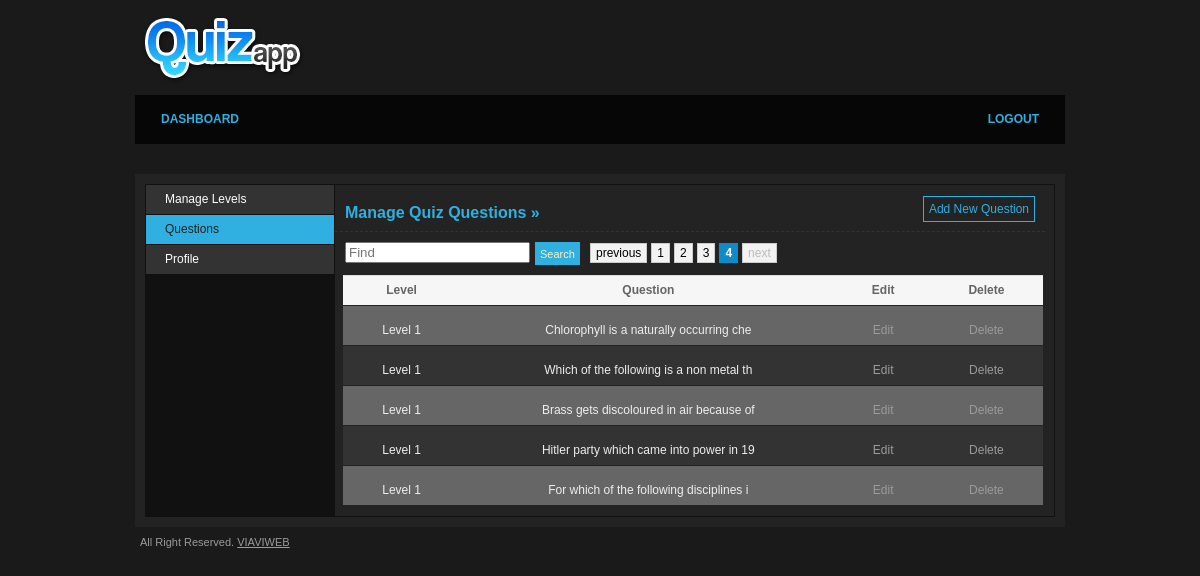
The app's page /manage_questions.php?page=4 (signed in) with its own data.
### tables this page shows
CREATE TABLE IF NOT EXISTS `tbl_question` (
  `id` int(11) NOT NULL AUTO_INCREMENT,
  `level_id` int(11) NOT NULL,
  `question` varchar(255) NOT NULL,
  `option_1` varchar(255) NOT NULL,
  `option_2` varchar(255) NOT NULL,
  `option_3` varchar(255) NOT NULL,
  `option_4` varchar(255) NOT NULL,
  `ans` varchar(255) NOT NULL,
  PRIMARY KEY (`id`)
);

CREATE TABLE IF NOT EXISTS `tbl_levels` (
  `lid` int(11) NOT NULL AUTO_INCREMENT,
  `level_name` varchar(255) NOT NULL,
  `required_points` int(11) NOT NULL,
  PRIMARY KEY (`lid`)
);

### manage_questions.php (the view, shortened to what this page needs)
<?php include("includes/header.php");
	require("includes/function.php");
	$tableName="tbl_question";
	$targetpage = "manage_questions.php";
	$limit = 15;
	$query = "SELECT COUNT(*) as num FROM $tableName";
	$total_pages = mysql_fetch_array(mysql_query($query));
	$total_pages = $total_pages['num'];
	$stages = 3;
	$page=0;
	if(isset($_GET['page'])){
	$page = mysql_escape_string($_GET['page']);
	}
	if($page){
		$start = ($page - 1) * $limit;
	}else{
		$start = 0;
		}
	if(isset($_POST["search"]))
{
	$question_value=$_POST['search_value'];
	$qry="SELECT * FROM tbl_question,tbl_levels WHERE level_id=lid and question LIKE '%".$question_value."%' ORDER BY tbl_question.id DESC LIMIT $start, $limit";
}
else{
   $qry="SELECT * FROM tbl_question LEFT JOIN tbl_levels ON tbl_question.level_id= tbl_levels.lid ORDER BY tbl_question.id DESC LIMIT $start, $limit";
}
	$result=mysql_query($qry);
?>
                <div id="main">
				<h2> Manage Quiz Questions &raquo;</h2>
                 <form  method="post" action="<?php echo $_SERVER["PHP_SELF"];?>">
                    <div class="search">
                        <input  type="text" name="search_value" placeholder="Find" class="search_text">
                        <button type="submit" value="submit" name="search" class="search_button">Search</button>
                    </div>
                </form>
                	<form action="" class="jNice">
					<h3 class="abtn"><a href="add_questions.php?add=yes">Add New Question</a></h3>
                    	<table cellpadding="0" cellspacing="0">
						<tr align="center">
						<th>Level</th>
						<th>Question</th>
						<th>Edit</th>
						<th>Delete</th>
						</tr>
						<?php
							$i=0;
							while($row=mysql_fetch_array($result))
							{
							  $letter = mb_substr($row['question'], 0, 40)
						?>
							<tr <?php if($i%2==0){?>class="odd"<?php }?> align="center">
								<td><?php echo $row['level_name'];?></td>
                               <td><?php echo $letter;?></td>
                                <td class="action"><a href="edit_question.php?question_id=<?php echo $row['id'];?>" class="edit">Edit</a></td>
								<td class="action"><a href="?question_id=<?php echo $row['id'];?>" class="delete" onclick="return confirm('Are you sure you want to delete this Question?');">Delete</a></td>
                            </tr>
						<?php
							$i++;
							}
						?>
                        </table><br />
						<?php
	$prev = $page - 1;
	$next = $page + 1;
	$lastpage = ceil($total_pages/$limit);
	$paginate = '';
	if($lastpage > 1)
	{
		$paginate .= "<div class='paginate'>";
		if ($page > 1){
			$paginate.= "<a href='$targetpage?page=$prev'>previous</a>";
		}else{
			$paginate.= "<span class='disabled'>previous</span>";	}
		if ($lastpage < 7 + ($stages * 2))
		{
			for ($counter = 1; $counter <= $lastpage; $counter++)
			{
				if ($counter == $page){
					$paginate.= "<span class='current'>$counter</span>";
				}else{
					$paginate.= "<a href='$targetpage?page=$counter'>$counter</a>";}
			}
		}
		if ($page < $counter - 1){
			$paginate.= "<a href='$targetpage?page=$next'>next</a>";
		}else{
			$paginate.= "<span class='disabled'>next</span>";
			}
		$paginate.= "</div>";
}
 echo $paginate;
								?>
 <br />
                </div>
            </div>
        </div>
<?php include("includes/footer.php");?>

### style/css/layout.css (style rules this page uses)
body { background: #1a1a1a; font-family: Arial, Helvetica, sans-serif; font-size: 12px; color: #646464; text-align: center; }
h2 { width:100%; padding-left:10px!important; color: #30b0e0; font-size: 16px; line-height: 16px; font-weight: bold; margin: 20px 0 0 0; padding: 0 0 10px 0; border-bottom: 1px dashed #333; }
#main { width: 700px; float: right; padding: 0 19px 0 0; background:#232323; }
h3 { font-size: 14px; line-height: 14px; font-weight: bold; color: #5494af; padding: 0 0 0 10px; margin: 20px 0 10px; }
#main table { border-top: 1px solid #ddd; width: 700px; float:left; margin-top:10px; margin-left:8px; margin-bottom:10px; }
#main table tr td { background: #333; padding: 0px 20px; height: 29px; line-height: 29px; border-bottom: 1px solid #222; color:#eee; padding-top:10px; }
#main table tr th { background: #f6f6f6; padding: 0px 20px; height: 29px; line-height: 29px; border-bottom: 1px solid #222; }
#main table tr.odd td { background: #666; }
#main table .action { padding: 0 20px 0 10px; }
#main table tr .action a { margin: 0 0 0 10px; text-decoration: none; color: #9b9b9b; }
.paginate { font-family:Arial, Helvetica, sans-serif; padding: 3px; margin-left:250px; }
.paginate a { padding:2px 5px 2px 5px; margin:2px; border:1px solid #ccc; text-decoration:none; color: #000; background-color:#f2f2f2; }
.paginate span.current { margin: 2px; padding: 2px 5px 2px 5px; border: 1px solid #0E8BCB; font-weight: bold; background-color: #0E8BCB; color: #fff; }
.paginate span.disabled { padding:2px 5px 2px 5px; margin:2px; border:1px solid #ccc; background-color:#f2f2f2; color:#bbb; }
.abtn { float:right; width:200px; text-align:right; font-weight:lighter; margin-top:-30px; position:relative; }
.abtn a { text-decoration:none; color:#30b0e0 !important; font-size:12px; border:solid 1px #30b0e0; padding:5px; }
.search { float:left; }
.search input[type="text"] { float:left; margin:10px 5px 0px 10px; }
.search button { background: none repeat scroll 0 0 #30B0E0; border: medium none; cursor: pointer; display: block; float: left; color:#fbf0b9; height:23px; font-size:11px; margin-top:10px; overflow: visible; padding:0 5px; }

### style/css/jNice.css (style rules this page uses)
button { margin: 0px; padding: 0px 0px; border: none; background-color: transparent; cursor: pointer; height: 29px; display: block; float: left; overflow: visible; }

### records on screen
tbl_question: level.level_name "Level 1", question "Chlorophyll is a naturally occurring che"
tbl_question: level.level_name "Level 1", question "Which of the following is a non metal th"
tbl_question: level.level_name "Level 1", question "Brass gets discoloured in air because of"
tbl_question: level.level_name "Level 1", question "Hitler party which came into power in 19"
tbl_question: level.level_name "Level 1", question "For which of the following disciplines i"
